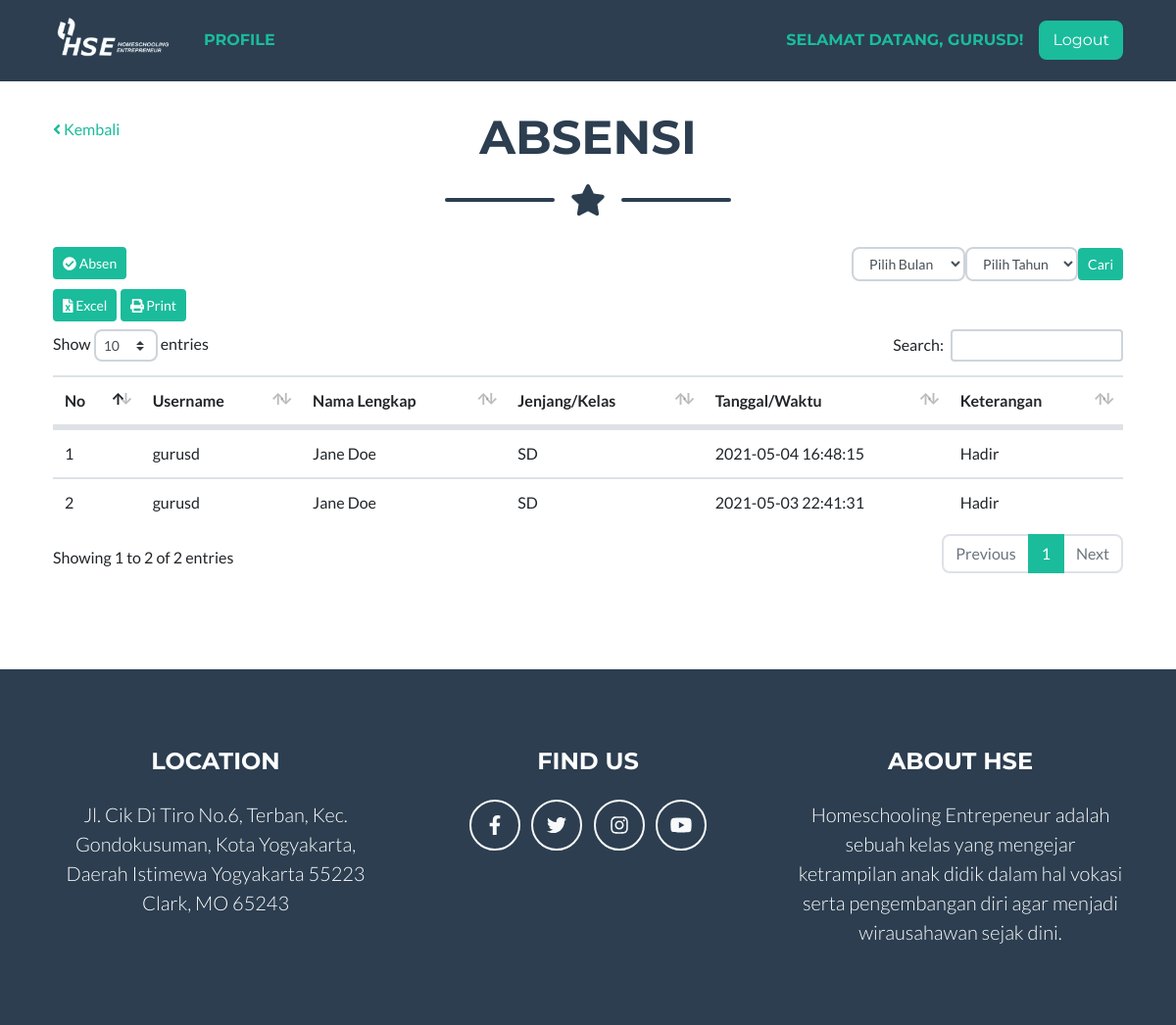
The app's page /absensi (signed in), older data.
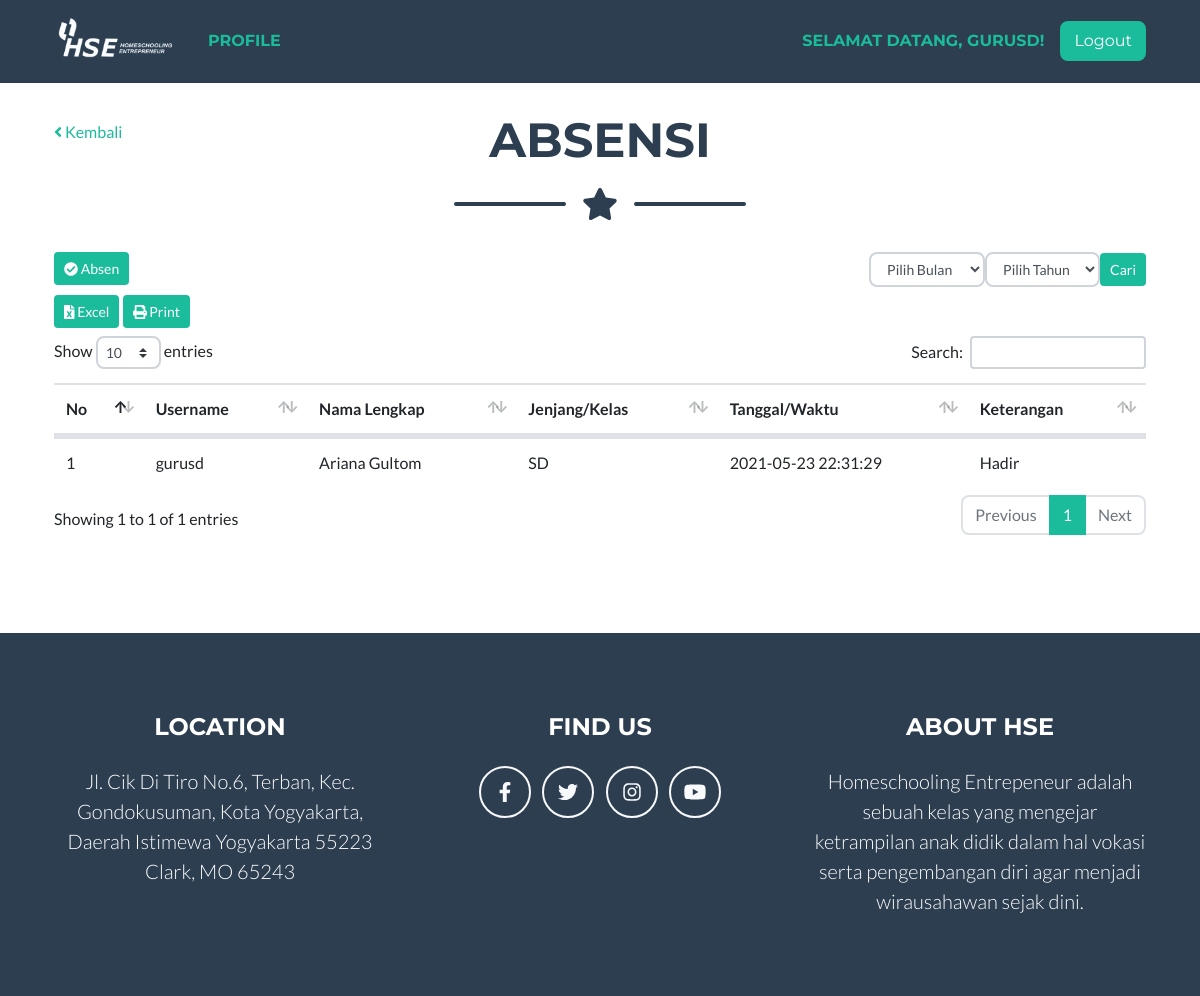
The same page, newer data.
### tables this page shows
CREATE TABLE `tb_absen` (
  `absen_id` int(11) NOT NULL,
  `absen_user` int(11) DEFAULT NULL,
  `absen_jenis` int(11) DEFAULT NULL,
  `absen_keterangan` text,
  `absen_waktu` datetime DEFAULT NULL
);

CREATE TABLE `tb_user` (
  `id` int(11) NOT NULL,
  `username` varchar(255) DEFAULT NULL,
  `email` varchar(255) DEFAULT NULL,
  `password` varchar(255) DEFAULT NULL,
  `role` int(11) DEFAULT '0' COMMENT '1 = admin, 2 = guru, 3 = siswa'
);

CREATE TABLE `tb_guru` (
  `guru_id` int(11) NOT NULL,
  `guru_nip` varchar(255) DEFAULT NULL,
  `guru_nama` varchar(255) DEFAULT NULL,
  `guru_tmp_lahir` varchar(255) DEFAULT NULL,
  `guru_tgl_lahir` date DEFAULT NULL,
  `guru_jenis_kelamin` int(11) DEFAULT NULL,
  `guru_agama` varchar(255) DEFAULT NULL,
  `guru_alamat` text,
  `guru_nohp` varchar(255) DEFAULT NULL,
  `guru_foto` varchar(255) DEFAULT NULL,
  `guru_jenjang` int(11) DEFAULT NULL,
  `guru_jenjang_pendidikan` varchar(128) DEFAULT NULL,
  `guru_uid` int(11) DEFAULT NULL
);

CREATE TABLE `tb_jenjang` (
  `jenjang_id` int(11) NOT NULL,
  `jenjang_nama` varchar(255) DEFAULT NULL
);

### app/core/Controller.php (called while the page is built, shortened)
<?php
class Controller {
	public function model($model) {
		return new $model;
	}
	public function view($view, $data = []) {
		require_once 'app/views/' . $view . '.php';
	}
}

### app/core/App.php (called while the page is built, shortened)
<?php
class App {
  protected $method = 'index';
  protected $params = [];
  public function __construct() {
    $this->controller = new $this->controller;
    call_user_func_array([$this->controller, $this->method], $this->params);
  }
}

### index.php (called while the page is built, shortened)
<?php
$app = new App;

### app/helpers/eda_helper.php (called while the page is built, shortened)
<?php
if (!function_exists('base_url')) {
	function base_url($atRoot=FALSE, $atCore=FALSE, $parse=FALSE){
		if (isset($_SERVER['HTTP_HOST'])) {
			$http = isset($_SERVER['HTTPS']) && strtolower($_SERVER['HTTPS']) !== 'off' ? 'https' : 'http';
			$hostname = $_SERVER['HTTP_HOST'];
			$dir = str_replace(basename($_SERVER['SCRIPT_NAME']), '', $_SERVER['SCRIPT_NAME']);
			$core = preg_split('@/@', str_replace($_SERVER['DOCUMENT_ROOT'], '', realpath(dirname(__FILE__))), NULL, PREG_SPLIT_NO_EMPTY);
			$core = $core[0];
			$tmplt = $atRoot ? ($atCore ? "%s://%s/%s/" : "%s://%s/") : ($atCore ? "%s://%s/%s/" : "%s://%s%s");
			$end = $atRoot ? ($atCore ? $core : $hostname) : ($atCore ? $core : $dir);
			$base_url = sprintf( $tmplt, $http, $hostname, $end );
		}
		else $base_url = 'http://localhost/';
		return $base_url;
	}
}

### app/core/Model.php (called while the page is built, shortened)
<?php
class Model {
	private $host = DB_HOST;
	private $user = DB_USER;
	private $pass = DB_PASS;
	private $db_name = DB_NAME;
	private $dbh;
	private $stmt;
	public function __construct() {
		$dsn = 'mysql:host=' . $this->host . ';dbname=' . $this->db_name;
		$option = [
			PDO::ATTR_PERSISTENT => true,
			PDO::ATTR_ERRMODE => PDO::ERRMODE_EXCEPTION
		];
		try {
			$this->dbh = new PDO($dsn, $this->user, $this->pass, $option);
		} catch (PDOException $e) {
			die($e->getMessage());
		}
	}
	public function query($query) {
		$this->stmt = $this->dbh->prepare($query);
	}
	public function bind($param, $value, $type = NULL) {
		if (is_null($type)) {
			switch (true) {
				default:
					$type = PDO::PARAM_STR;
			}
		}
		$this->stmt->bindValue($param, $value, $type);
	}
	public function execute() {
		$this->stmt->execute();
	}
	public function result() {
		$this->execute();
		return $this->stmt->fetchAll(PDO::FETCH_ASSOC);
	}
}

### app/models/Absensi_model.php (called while the page is built, shortened)
<?php
class Absensi_model {
	private $table = 'tb_absen';
	private $db;
	public function __construct() {
		$this->db = new Model;
	}
	public function get_guru_bydate($by_date = NULL, $by_year = NULL, $by = NULL, $single = FALSE) {
		$this->db->query("
			SELECT
			id,
			username,
			email,
			role,
			guru_nama,
			guru_jenjang,
			absen_jenis,
			absen_keterangan,
			absen_waktu,
			jenjang_nama
			FROM " . $this->table . "
			LEFT JOIN tb_user ON id = absen_user
			LEFT JOIN tb_guru ON guru_uid = id
			LEFT JOIN tb_jenjang ON jenjang_id = guru_jenjang
			WHERE role = 2
			"
			. (!is_null($by_date) ? " AND MONTH(absen_waktu) = " . $by_date : "")
			. (!is_null($by_year) ? " AND YEAR(absen_waktu) = " . $by_year : "")
			. (!is_null($by) ? " AND " . $by[0] . "=:" . $by[0] : "")
			. " ORDER BY absen_waktu DESC");
		if (!is_null($by)) {
			$this->db->bind($by[0], $by[1]);
		}
		if ($single) {
			$method = $this->db->row();
		} else {
			$method = $this->db->result();
		}
		return $method;
	}
}

### app/views/absensi/v_absensi_guru.php (the view, shortened to what the changed rows need)
<link rel="stylesheet" href="<?php echo base_url(); ?>assets/plugins/datatables/css/dataTables.bootstrap4.min.css">
<link rel="stylesheet" href="<?php echo base_url(); ?>assets/plugins/datatables/css/buttons.dataTables.min.css">
<?php if ($_SESSION['role'] == 1) { ?>
<div id="page-wrapper">
	<div class="container-fluid">
		<div class="row">
			<div class="col-md-12">
				<h1><i class="fa fa-home fa-fw"></i> Absensi</h1>
				<ol class="breadcrumb">
	                <li class="active">
	                    <a href="<?php echo base_url(); ?>dashboard"><i class="fa fa-dashboard"></i> Dashboard</a>
	                </li>
                    <li><a href="<?php echo base_url(); ?>absensi">Absensi</a></li>
                    <li>Guru</li>
                </ol>
			</div>
		</div>
<?php } else { ?>
<section class="page-section portfolio mt-4" id="portfolio">
	<div class="container">
		<div class="row">
			<div class="col-md-2">
				<a href="<?php echo base_url(); ?>"><i class="fa fa-angle-left"></i>&nbsp;Kembali</a>
			</div>
			<div class="col-md-8">
				<h2 class="page-section-heading text-center text-uppercase text-secondary mb-0">Absensi</h2>
				<div class="divider-custom">
	                <div class="divider-custom-line"></div>
	                <div class="divider-custom-icon"><i class="fas fa-star"></i></div>
	                <div class="divider-custom-line"></div>
	            </div>
			</div>
			<div class="col-md-2"></div>
		</div>
<?php } ?>
		<div class="row mb-2">
			<div class="col-md-6">
				<?php if ($_SESSION['role'] == 1) { ?>
				<form action="" method="post" class="form-inline">
					<div class="form-group">
						<select name="by_jenjang" id="" class="form-control input-sm">
							<option value="">Pilih Jenjang</option>
							<?php foreach($data['jenjang'] as $key => $jenjang) : ?>
								<option value="<?php echo $jenjang['jenjang_id']; ?>"><?php echo $jenjang['jenjang_nama']; ?></option>
							<?php endforeach; ?>
						</select>
					</div>
					<button type="submit" class="btn btn-primary btn-sm">Cari</button>
				</form>
				<?php } else { ?>
				<form action="<?php echo base_url(); ?>absensi/post_absen" method="post" class="form-inline">
					<button type="submit" class="btn btn-primary btn-sm"><i class="fa fa-check-circle"></i>&nbsp;Absen</button>
				</form>
				<?php } ?>
			</div>
			<div class="col-md-6 text-right">
				<form action="" method="post" class="form-inline pull-right">
					<div class="form-group">
						<select name="by_bulan" id="" class="form-control input-sm">
							<option value="">Pilih Bulan</option>
						</select>
					</div>
					<div class="form-group">
						<select name="by_tahun" id="" class="form-control input-sm">
							<option value="">Pilih Tahun</option>
						</select>
					</div>
					<button type="submit" class="btn btn-primary btn-sm">Cari</button>
				</form>
			</div>
		</div>
		<div class="row mb-2">
			<div class="col-md-3">
				<button id="ExportExcel" class="btn btn-sm btn-primary"><i class="fa fa-file-excel"></i>&nbsp;Excel</button>
				<button id="ExportPrint" class="btn btn-sm btn-primary"><i class="fa fa-print"></i>&nbsp;Print</button>
			</div>
		</div>
		<div class="row">
			<div class="col-md-12">
				<div class="table-responsive">
					<table id="tblAbsensi" class="table table-borered table-hover">
						<thead>
							<tr>
								<th>No</th>
								<th>Username</th>
								<th>Nama Lengkap</th>
								<th>Jenjang/Kelas</th>
								<th>Tanggal/Waktu</th>
								<th>Keterangan</th>
							</tr>
						</thead>
						<tbody>
							<?php foreach($data['absensi'] as $key => $absensi) : ?>
								<tr>
									<td><?php echo $key + 1; ?></td>
									<td><?php echo $absensi['username']; ?></td>
									<td><?php echo $absensi['guru_nama']; ?></td>
									<td><?php echo $absensi['jenjang_nama']; ?></td>
									<td><?php echo date('Y-m-d H:i:s', strtotime($absensi['absen_waktu'])); ?></td>
									<td><?php echo (isset($absensi['absen_keterangan']) ? $absensi['absen_keterangan'] : ($absensi['absen_jenis'] == 1 ? 'Hadir' : '-')) ?></td>
								</tr>
							<?php endforeach; ?>
						</tbody>
					</table>
				</div>
			</div>
		</div>
	</div>
<?php if ($_SESSION['role'] == 1) { ?>
</div>
<?php } else { ?>
</section>
<?php } ?>

Row changes from the older to the newer data that the page shows:
no longer on this page (row edited): tb_absen: absen_user.username "gurusd", tb_guru.guru_nama "Jane Doe", tb_jenjang.jenjang_nama "SD", absen_waktu "2021-05-04 16:48:15", absen_jenis "Hadir"
no longer on this page (row edited): tb_absen: absen_user.username "gurusd", tb_guru.guru_nama "Jane Doe", tb_jenjang.jenjang_nama "SD", absen_waktu "2021-05-03 22:41:31", absen_jenis "Hadir"
now on this page (row edited): tb_absen: absen_user.username "gurusd", tb_guru.guru_nama "Ariana Gultom", tb_jenjang.jenjang_nama "SD", absen_waktu "2021-05-23 22:31:29", absen_jenis "Hadir"
Text that changed along with them:
text written by a page script: "Show entries Search: Showing 1 to 2 of 2 entries Previous 1 Next" → "Show entries Search: Showing 1 to 1 of 1 entries Previous 1 Next"
